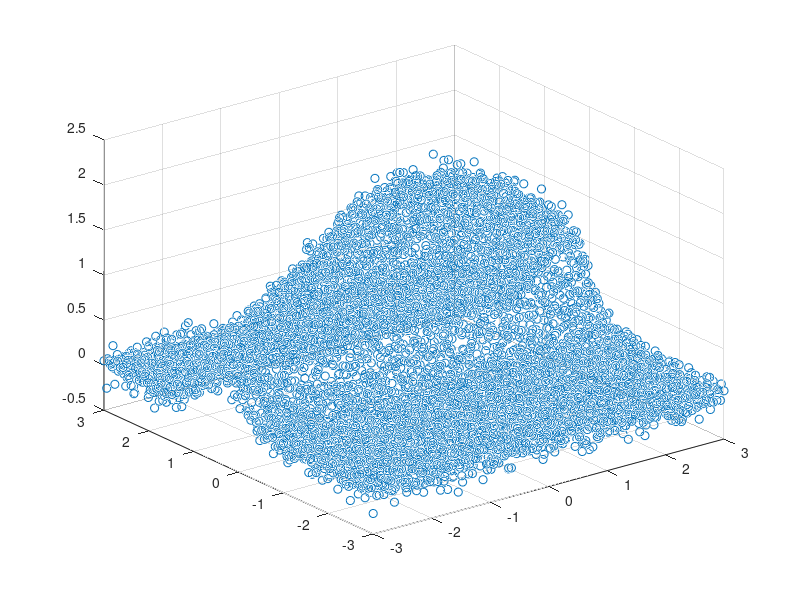

Write MATLAB code to recreate this figure. (Note: this script raises an error after producing the figure.)
%% get some data
x = linspace(-3,3,100);
[xg, yg] = meshgrid(x);

data = [xg(:) yg(:)];

f = @(x,y) 2*exp(-0.1*(x - 0.5).^2 - 2*(y-0.5).^2) + randn(size(x))*0.1;
z = f(data(:,1), data(:,2));

scatter3(data(:,1), data(:,2), z);
%% get TPS basis
nparam1 = 25;
nparam2 = 25;
[X, k1, k2] = tpspline_basis(data, nparam1, nparam2, 2);
%% get Smoothness Matrix for TPS
S = smoothness_matrix_TPS(nparam1, nparam2, 2);
%% solve PLS for TPS
beta_LS = (X'*X) \ X' * z;
beta_PLS = ((X'*X) + 0.1 * (S'*S)) \ X' * z;
%% test PLS_tps.m
[beta_PLS_func, XX, SS] = PLS_tps(data, z, 0.1, nparam1, nparam2);
%% Plot
figure(); 
scatter3(data(:,1), data(:,2), z); hold on; 
scatter3(data(:,1), data(:,2), X * beta_LS);
scatter3(data(:,1), data(:,2), X * beta_PLS);
scatter3(data(:,1), data(:,2), X * beta_PLS_func);
legend('Data','LS','PLS', 'PLS_func');

%%
[beta_PLS_GCV, X, best_lam] = GCV_PLS(data, z, [12, 20], 100, 0, 0);

%% STRUCTURED ADDITIVE REGRESSION
n_data = 1000;
X = linspace(0,1,150)';
XX = [rand(n_data,1), rand(n_data,1)];
% XX = [linspace(0,1,n_data)+5; linspace(0,1,n_data)]';
ytrue = 4*X.^2 + sin(X.*6);
y = ytrue + randn(size(X))*0.1;
yy_true = 0.5*XX(:,1).^2 - 2*cos(XX(:,2)*6) + XX(:,1).*XX(:,2); 
yy = yy_true + randn(size(XX(:,1)))*0.4;
%% 1D
figure();
plot(X, ytrue, "DisplayName", "True Function"); hold on;
scatter(X, y, "DisplayName", "Data");
scatter(X, BB*cc, "DisplayName", "Fit");
legend; grid;
%% 2D
figure()
scatter3(XX(:,1), XX(:,2), yy, 'DisplayName','Data'); hold on;
scatter3(XX(:,1), XX(:,2), yy_true, 'DisplayName','True Function'); hold on;
scatter3(XX(:,1), XX(:,2), BB*cc, 'DisplayName', 'Fit');
legend()
%% create the cell array description of the model
d = {["s(1)", "inc", 80, 6000, "e"];
     ["s(2)", "peak", 80, 6000, "e"];
     ["t(1,2)", "inc,none", "12,8", "6000,6000", "e,e"]};
%%      
[cc, BB] = Stareg.fit(d, XX, yy);
%% 1D
figure();
plot(X, ytrue, "DisplayName", "True Function"); hold on;
scatter(X, y, "DisplayName", "Data");
scatter(X, BB*cc, "DisplayName", "Fit");
legend; grid;
%%

[w, wc] = Utils.check_constraint_full(coef_pls, m, B, yy);
%%
iterIdx = 0;
BtB = B'*B;
Bty = B'*yy;

W_compare = W;
W_old = zeros(size(W));


while ~all(W_old == W_compare)
    W_old = W_compare;
    coef_pls = (BtB + S + K) \ Bty;
    
    [w, W_compare] = Utils.check_constraint_full(coef_pls, m, B, yy);
    K = Utils.create_constraint_matrix(m, w);
    
    iterIdx = iterIdx + 1;
    iterIdx
    if iterIdx > 5
        disp("Stop the count")
        break
    end
end
%%
image(KKK, 'CDataMapping','scaled'); colorbar




%%
figure();
plot(X, ytrue, "DisplayName", "True Function"); hold on;
scatter(X, y, "DisplayName", "Data");
scatter(X, B*coef, "DisplayName", "Pspline");
legend; grid;
%%
for i=1:numel(d)
    c = d{i};
    model(i).type = c{1};
    model(i).constraint = c{2}; 
    if model(i).type(1) == 's'
        nsplines = [str2num(c(3))];
        j = 4;
    elseif model(i).type(1) == 't'
        nsplines = [str2num(c(3)), str2num(c(4))];
        j = 5;
    end
    model(i).nsplines = nsplines;
    model(i).lam_s = str2double(c(j));
    model(i).lam_c = str2double(c(j+1));
    model(i).knot_type = c{j+2};
end

%%


